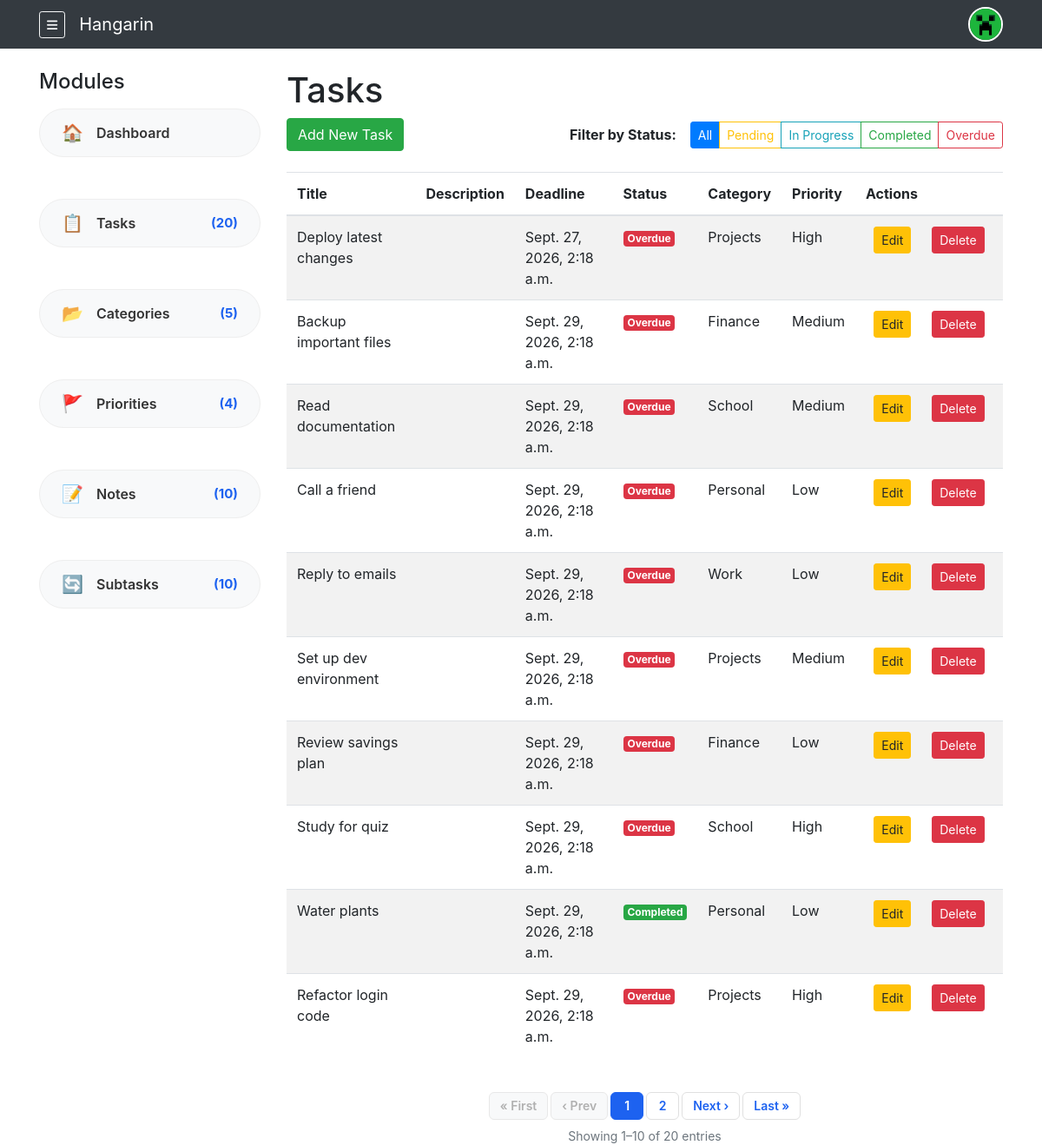
Page /tasks/ (signed in) on the earlier database version.
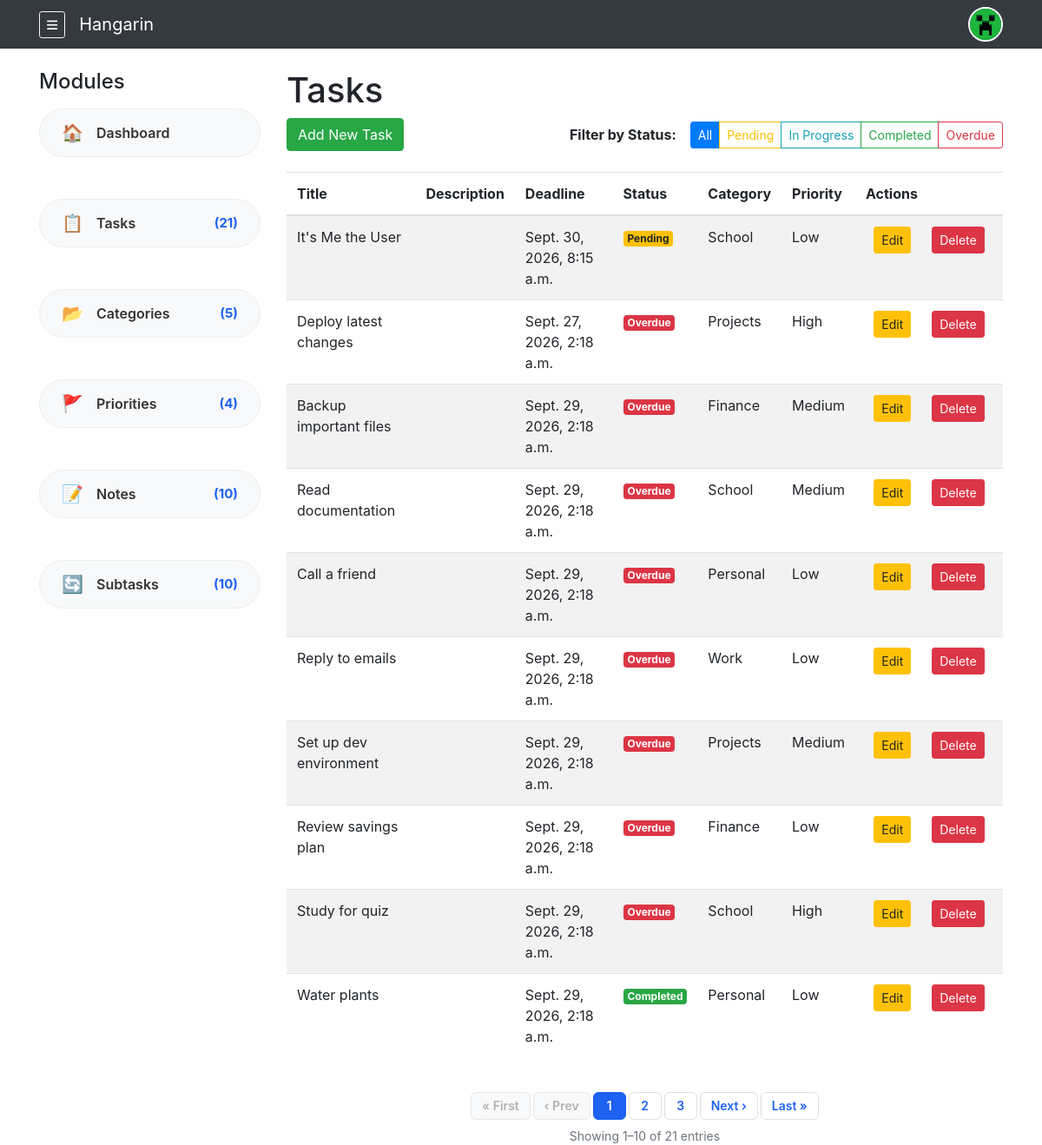
Same page on the later database version.
### tasks/models.py (models this page shows, shortened)
class Task(models.Model):
    STATUS_CHOICES = [
        ("Pending", "Pending"),
        ("In Progress", "In Progress"),
        ("Completed", "Completed"),
        ("Overdue", "Overdue"),
    ]
    owner = models.ForeignKey(User, on_delete=models.CASCADE, related_name="tasks", null=True, blank=True)
    title = models.CharField(max_length=200)
    description = models.TextField(blank=True)
    deadline = models.DateTimeField(default=timezone.now)
    status = models.CharField(max_length=50, choices=STATUS_CHOICES, default="Pending")
    category = models.ForeignKey(Category, on_delete=models.SET_NULL, null=True, blank=True)
    priority = models.ForeignKey(Priority, on_delete=models.SET_NULL, null=True, blank=True)
    class Meta:
        verbose_name = "Task"
        verbose_name_plural = "Tasks"
    @classmethod
    def update_overdue(cls, user):
        cls.objects.filter(
            owner=user,                            # <-- FIXED: Changed 'user' to 'owner'
            status__in=['Pending', 'In Progress'], # Only update tasks that aren't completed
            deadline__lt=timezone.now()            # Deadline is in the past
        ).update(status='Overdue')

class Category(models.Model):
    owner = models.ForeignKey(User, on_delete=models.CASCADE, related_name="categories", null=True, blank=True)
    name = models.CharField(max_length=100)
    class Meta:
        verbose_name = "Category"
        verbose_name_plural = "Categories"

class Priority(models.Model):
    owner = models.ForeignKey(User, on_delete=models.CASCADE, related_name="priorities", null=True, blank=True)
    name = models.CharField(max_length=50)
    class Meta:
        verbose_name = "Priority"
        verbose_name_plural = "Priorities"

### tasks/views.py (the view)
# urls.py: path('tasks/', views.TaskListView.as_view(), name='task_list'),
@method_decorator(never_cache, name='dispatch')
class TaskListView(LoginRequiredMixin, ListView):
    model = Task
    template_name = 'tasks/task_list.html'
    context_object_name = 'tasks'
    paginate_by = 10
    def get_queryset(self):
        Task.update_overdue(self.request.user)
        queryset = Task.objects.filter(owner=self.request.user).order_by('-id')
        status_filter = self.request.GET.get('status')
        if status_filter and status_filter != 'All':
            queryset = queryset.filter(status=status_filter)
        return queryset
    def get_context_data(self, **kwargs):
        context = super().get_context_data(**kwargs)
        context['current_status'] = self.request.GET.get('status', 'All')
        return context

### tasks/context_processors.py (called while the page is built)
def sidebar_counts(request):
    if not request.user.is_authenticated:
        return {}
    u = request.user
    return {
        'count_tasks':      Task.objects.filter(owner=u).count(),
        'count_categories': Category.objects.filter(owner=u).count(),
        'count_priorities': Priority.objects.filter(owner=u).count(),
        'count_notes':      Note.objects.filter(task__owner=u).count(),
        'count_subtasks':   SubTask.objects.filter(parent_task__owner=u).count(),
    }

### templates/tasks/task_list.html (shortened to what this page needs)
{% extends 'base.html' %}
{% block content %}
<h1>Tasks</h1>
<div class="d-flex justify-content-between align-items-center mb-3 flex-wrap">
    <a href="{% url 'tasks:task_create' %}" class="btn btn-success mb-2 mobile-stack-btn">
        Add New Task
    </a>
    <div class="filter-container mb-2">
        <span class="font-weight-bold mr-2">Filter by Status:</span>
        <div class="btn-group flex-wrap" role="group">
            <a href="?status=All" class="btn btn-sm {% if current_status == 'All' %}btn-primary{% else %}btn-outline-primary{% endif %}">All</a>
            <a href="?status=Pending" class="btn btn-sm {% if current_status == 'Pending' %}btn-warning{% else %}btn-outline-warning{% endif %}">Pending</a>
            <a href="?status=In Progress" class="btn btn-sm {% if current_status == 'In Progress' %}btn-info{% else %}btn-outline-info{% endif %}">In Progress</a>
            <a href="?status=Completed" class="btn btn-sm {% if current_status == 'Completed' %}btn-success{% else %}btn-outline-success{% endif %}">Completed</a>
            <a href="?status=Overdue" class="btn btn-sm {% if current_status == 'Overdue' %}btn-danger{% else %}btn-outline-danger{% endif %}">Overdue</a>
        </div>
    </div>
</div>
<div class="table-responsive">
    <table class="table table-striped">
        <thead>
            <tr>
                <th>Title</th>
                <th>Description</th>
                <th>Deadline</th>
                <th>Status</th>
                <th>Category</th>
                <th>Priority</th>
                <th>Actions</th>
            </tr>
        </thead>
        <tbody>
            {% for task in tasks %}
            <tr>
                <td>{{ task.title }}</td>
                <td>{{ task.description|truncatechars:30 }}</td>
                <td>{{ task.deadline }}</td>
                <td>
                    {% if task.status == 'Overdue' %}
                        <span class="badge badge-danger">Overdue</span>
                    {% elif task.status == 'Completed' %}
                        <span class="badge badge-success">Completed</span>
                    {% elif task.status == 'In Progress' %}
                        <span class="badge badge-info">In Progress</span>
                    {% else %}
                        <span class="badge badge-warning">Pending</span>
                    {% endif %}
                </td>
                <td>{{ task.category.name|default:"—" }}</td>
                <td>{{ task.priority.name|default:"—" }}</td>
                <td>
                    <div class="action-buttons">
                        <a href="{% url 'tasks:task_update' task.pk %}" class="btn btn-sm btn-warning">Edit</a>
                        <a href="{% url 'tasks:task_delete' task.pk %}" class="btn btn-sm btn-danger">Delete</a>
                    </div>
                </td>
            </tr>
            {% empty %}
            <tr><td colspan="7">No tasks yet.</td></tr>
            {% endfor %}
        </tbody>
    </table>
</div>
{% include 'includes/pagination.html' %}
{% endblock %}

Differences in the rows shown:
no longer on this page (row unchanged): Task: title "Refactor login code", deadline "Sept. 29, 2026, 2:18 a.m.", status "Overdue", category.name "Projects", priority.name "High"
added Task: title "It's Me the User", deadline "Sept. 30, 2026, 8:15 a.m.", status "Pending", category.name "School", priority.name "Low"
Other differences:
{{ count_tasks }}: "20" → "21"
{{ paginator.count }}: "20" → "21"
new list line: "3"
